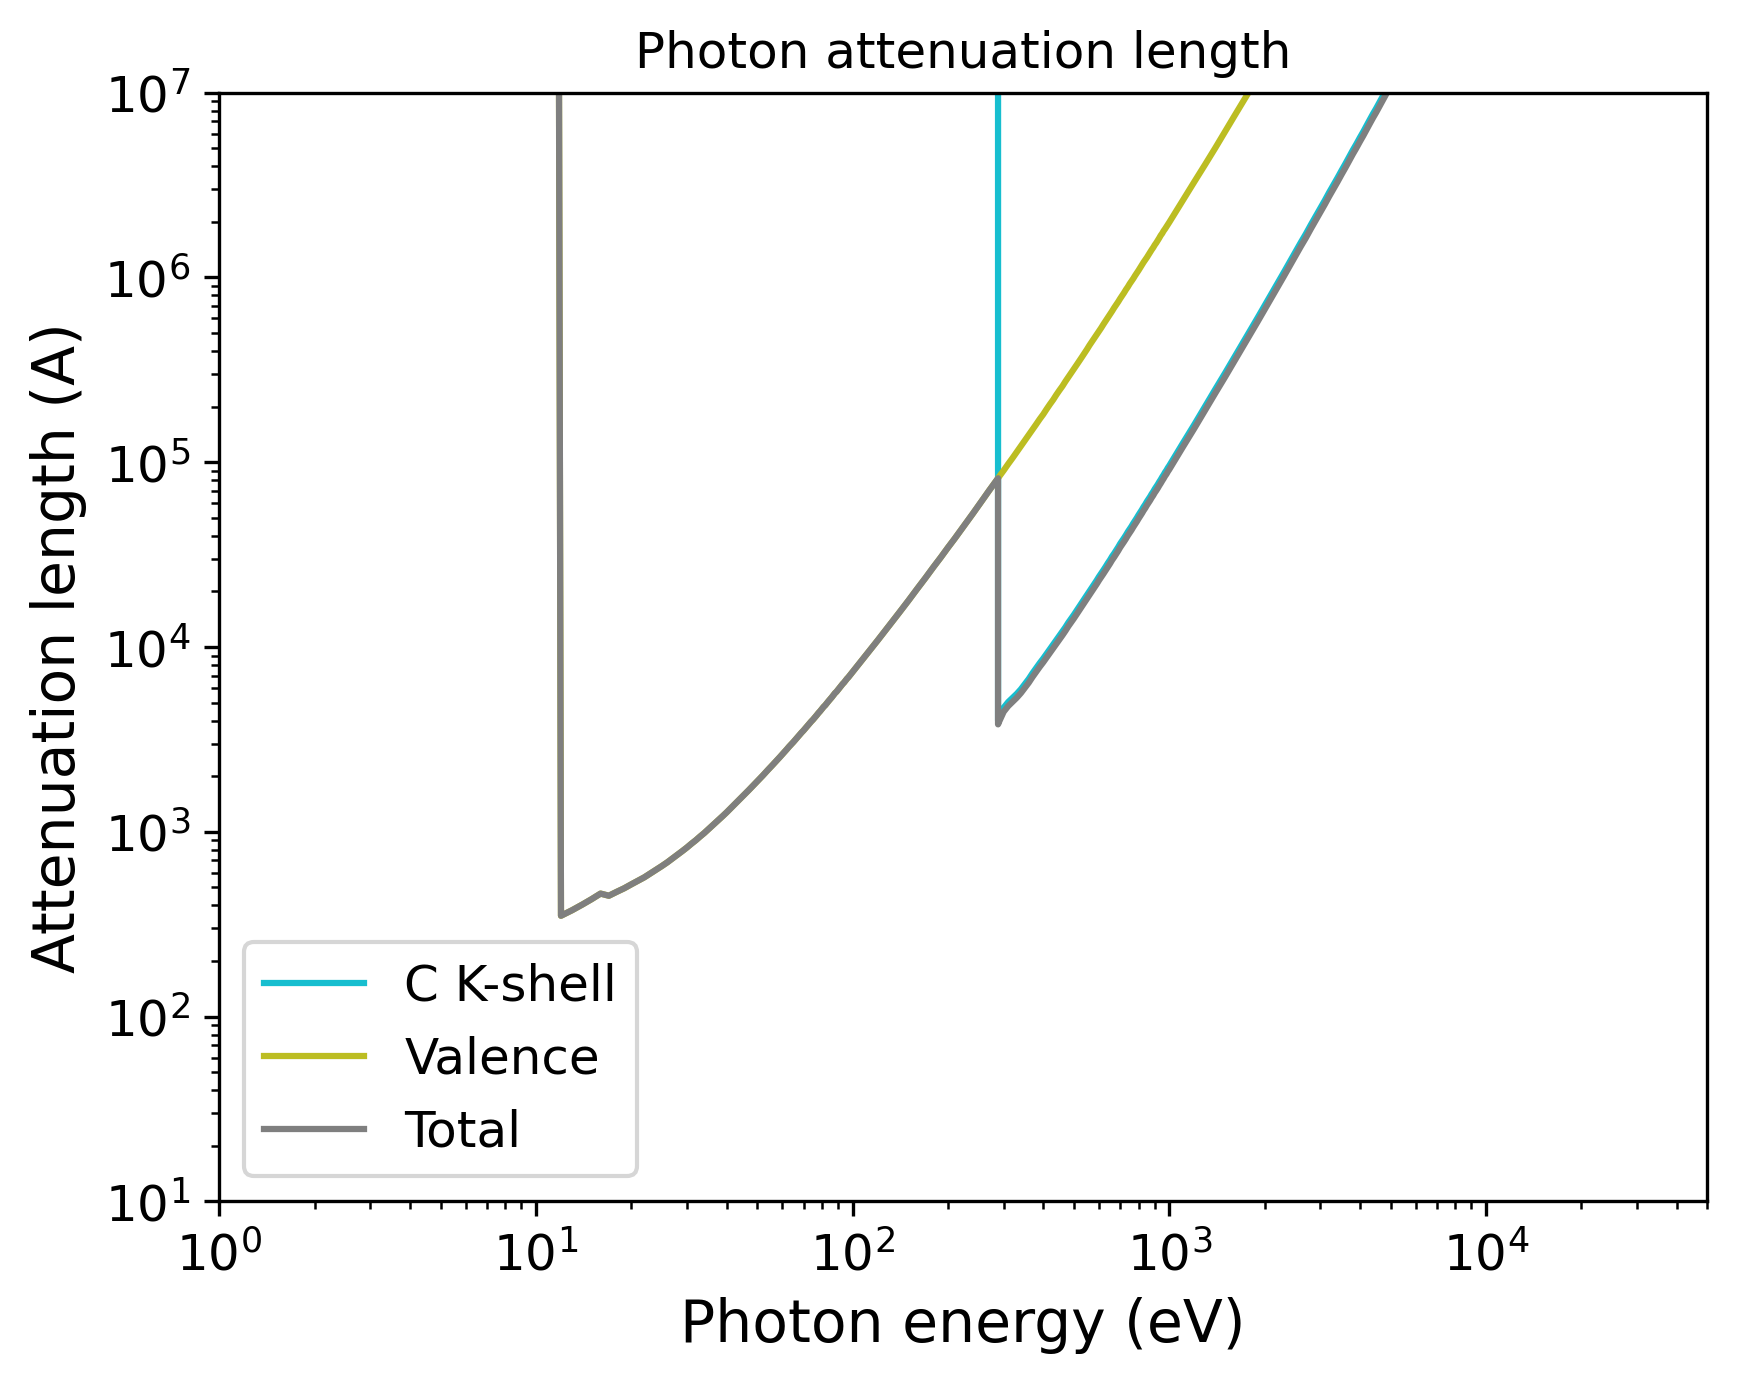

Generate this figure with Python:
import pandas as pd
import numpy as np
import matplotlib.pyplot as plt
import matplotlib.cm as cm
# Set the format:
plt.xlabel("Photon energy (eV)", fontsize=14)
plt.ylabel("Attenuation length (A)", fontsize=14)
plt.xticks(fontsize=12)
plt.yticks(fontsize=12)
plt.grid(False)
# Set the axes:
# Read the output file:
df = pd.read_csv(r"OUTPUT_C60_2_Photon_IMFP.dat", sep=r'\s+', header=None, comment="#", skipinitialspace=True)
plt.xscale("log")
plt.yscale("log")
# Prepare the plot:
columns_to_plot = [ 1, 2, 3]
labels = [ "C K-shell", "Valence", "Total"]
# Create N distinct colors from a colormap
N = len(columns_to_plot)
colors = plt.cm.tab10(np.linspace(1, 0, 10))
# Set line styles:
linestyles = [ "-", "-", "-"]
for i, col in enumerate(columns_to_plot):
    color = colors[i % len(colors)]
    ls    = linestyles[i % len(linestyles)]
    label = labels[i % len(labels)]
    plt.plot(df.iloc[:, 0], df.iloc[:, col],
    color=color,
    label=label,
    linestyle=ls)
plt.xlim(1.00000000,50000.00000000)
plt.ylim(10.00000000,10000000.00000000)
plt.title("Photon attenuation length")
plt.legend(loc="best", fontsize=12)
# Save the plot in this format:
plt.savefig("OUTPUT_MFP_photon.png", dpi=300, bbox_inches="tight")
